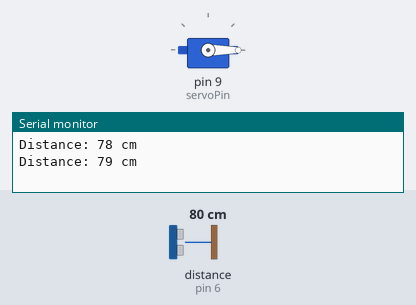
Bench run of a sketch on a simulated Arduino Uno, built with avr-gcc and run on an emulated ATmega328P. On the bench: servo, the last lines printed to the serial monitor. Wiring (inferred from the names in the program): ultrasonic range finder: trigger pin 5; echo pin 6. Inputs (shaded band) come from the test bench; at power-on: distance to the obstacle (sensor on pin 6) 80 cm. The echo pulse lasts 58.3 µs per cm.

Above: at 2.3 s.
2.4 s: distance to the obstacle (sensor on pin 6) set to 22 cm
4.5 s: distance to the obstacle (sensor on pin 6) set to 18 cm
At 5.3 s:
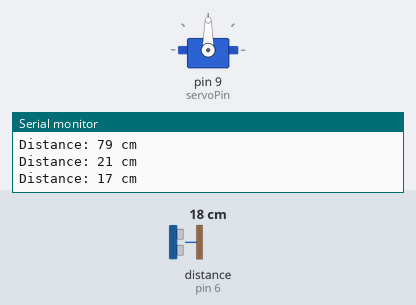
6.6 s: distance to the obstacle (sensor on pin 6) set to 35 cm
At 8.7 s:
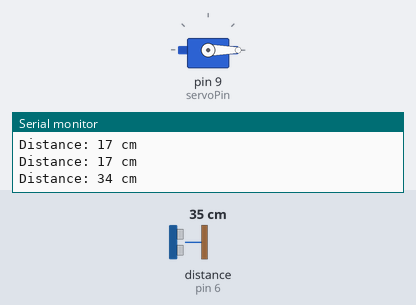
9.0 s: distance to the obstacle (sensor on pin 6) set to 2 cm
At 10.1 s:
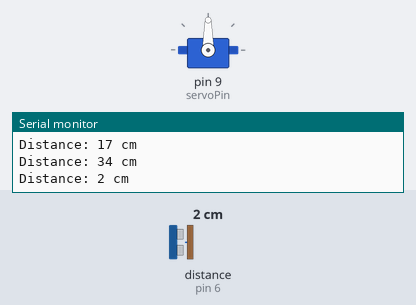
Timing chart, 0 to 12.0 s (numbered marks = the images above; inputs shaded):
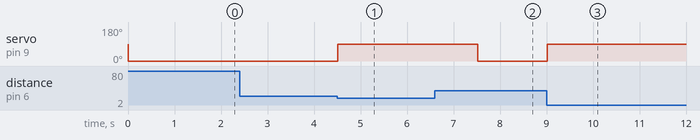

The sketch:

ser.vo.ino
```cpp
//By:Shayan Sarker
#include <Servo.h>


const int trigPin = 5;
const int echoPin = 6;

const int suiii = 13;

const int servoPin = 9;

Servo myServo;

void setup() {
  Serial.begin(9600);
  pinMode(trigPin, OUTPUT);
  pinMode(echoPin, INPUT);
  myServo.attach(servoPin);
}

void loop() {
  long duration, distance;
  digitalWrite(suiii, HIGH);


  digitalWrite(trigPin, LOW);
  delayMicroseconds(2);
  digitalWrite(trigPin, HIGH);
  delayMicroseconds(10);
  digitalWrite(trigPin, LOW);

  //By:Shayan Sarker

  duration = pulseIn(echoPin, HIGH);


  distance = duration * 0.034 / 2;


  Serial.print("Distance: ");
  Serial.print(distance);
  Serial.println(" cm");


  if (distance < 20) {

    myServo.write(90);
  } else {

    myServo.write(0);
  }

  delay(1500);
}
//By:Shayan Sarker
```

Measured:
- the behaviour switches between 21 and 20 cm on distance to the obstacle (sensor on pin 6) (found by bisection; images 0 and 1)
- after the input at 4.5 s, servo on pin 9 (servoPin): 0° → 90° at once
- after the input at 6.6 s, servo on pin 9 (servoPin): 90° → 0° after 0.92 s
- after the input at 9.0 s, servo on pin 9 (servoPin): 0° → 90° at once
